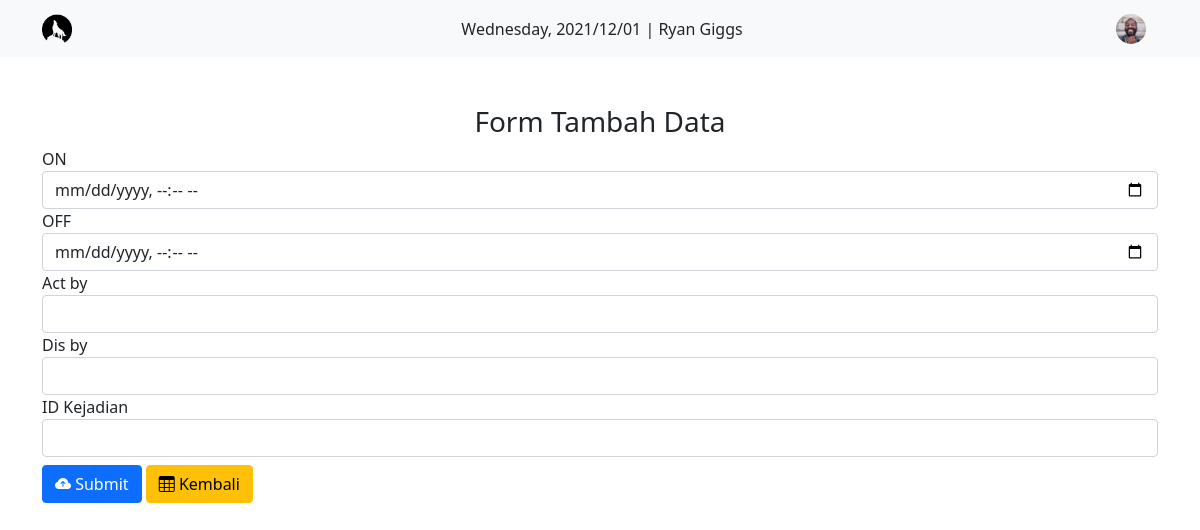
/tambah.php (signed in), run on the app's committed database.
### tables this page shows
CREATE TABLE `user` (
  `USR_ID` int(11) NOT NULL,
  `USR_USERNAME` varchar(256) NOT NULL,
  `USR_PASSSWORD` varchar(256) NOT NULL,
  `USR_NAME` varchar(512) NOT NULL,
  `USR_PHOTO` varchar(512) NOT NULL
);

### functions.php (called while the page is built, shortened)
<?php
function koneksi() {
    return mysqli_connect('localhost', 'root', '', 'data_reason');
}
function query($query) {
    $conn = koneksi();
    $result = mysqli_query($conn, $query);
    if(mysqli_num_rows($result) == 1) {
        return mysqli_fetch_assoc($result);
    }
    $rows = [];
    return $rows;
}

### tambah.php (the view, shortened to what this page needs)
<?php
require_once 'functions.php';
$idLogged = $_SESSION["user_id"];
$yangLogin = query("SELECT * FROM user WHERE USR_ID = $idLogged");
?>
<!doctype html>
<html lang="en">
  <head>
    <link href="https://cdn.jsdelivr.net/npm/bootstrap@5.1.3/dist/css/bootstrap.min.css" rel="stylesheet">
    <link rel="stylesheet" href="https://cdn.jsdelivr.net/npm/bootstrap-icons@1.7.0/font/bootstrap-icons.css">
  </head>
  <body>
  <nav class="navbar navbar-light bg-light">
      <div class="container">
        <a class="navbar-brand" href="#">
          <img src="wolf-icon.png" alt="" width="30" class="d-inline-block align-text-top" />
        </a>
        <?php echo date("l"). ", " . date("Y/m/d") . " | " . $yangLogin['USR_NAME'] ; ?>
        <div class="">
          <div class="navbar-nav ms-auto container-fluid">
            <a href="">
              <img src="photo/<?= $yangLogin['USR_PHOTO']; ?>" height="30" class="rounded-circle d-inline-block align-text-top" />
            </a>
          </div>
        </div>
      </div>
    </nav>
  <div class="container">
  <h3 class="text-center pt-5">Form Tambah Data</h3>
  <form action="" method="POST">
        <div class="form-group">
            <label>ON</label>
            <input type="datetime-local" class="form-control" name="KJD_ON" required>
        </div>
        <div class="form-group">
            <label>OFF</label>
            <input type="datetime-local" class="form-control" name="KJD_OF" required>
        </div>
        <div class="form-group">
            <label>Act by</label>
            <input type="text" class="form-control" name="KJD_ACT" required>
        </div>
        <div class="form-group">
            <label>Dis by</label>
            <input type="text" class="form-control" name="KJD_DIS" required>
        </div>
        <div class="form-group">
            <label>ID Kejadian</label>
            <input type="number" class="form-control" name="R_ID_KJD" required>
        </div>
        <button type="submit" class="btn btn-primary mt-2" name="submit"><i class="bi bi-cloud-arrow-up-fill"></i> Submit</button>
        <a href="2_halaman-tabel.php" type="button" class="btn btn-warning mt-2"><i class="bi bi-table"></i> Kembali</a>
    </form>
  </div>
  </body>
</html>

### data on the page
user: USR_NAME "Ryan Giggs", USR_PHOTO (picture)
